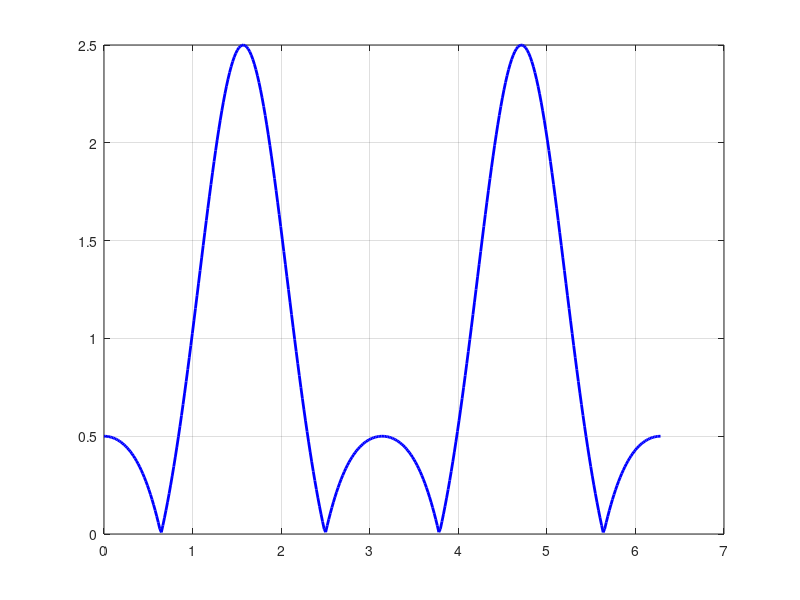

MATLAB code for this plot:
% Niranjan Mathirajan, Owen Davis
% October 14, 2025
% ECE 315H MATLAB Phased Array Antenna 


% https://innovationspace.ansys.com/courses/wp-content/uploads/sites/5/2022/07/AntennaArrays_04ManipulatingtheArrayFactor.pdf

f = 5e6; % frequency of antenna 
c = 3e8; % speed of light
lambda = c/f;
dx = 0.25 * lambda; % distance between antennas
N = 5; % number of antennas
nTheta = 360;
theta = linspace(0,2*pi,nTheta)
% theta = 0; % direction of anetanna figure out this phase stuff later
k = 2 * pi/ lambda;
AF = zeros(1,nTheta);

% Array Factor value
for t = 1:nTheta
    for n = 1:N
        AF(t) = AF(t) + exp(1j*(n-1)*(k*dx*cos(theta(t))));
    end
    AF(t) = AF(t)/2;
end

plot(theta, abs(AF),"blue",...
    'LineWidth',2)

ax = gca; 
gca.FontSize = 12;

% red: second part subtract cos, 
% blue: first part add cos, 
% green: product of sinusoids,
% magenta: check function

grid on
